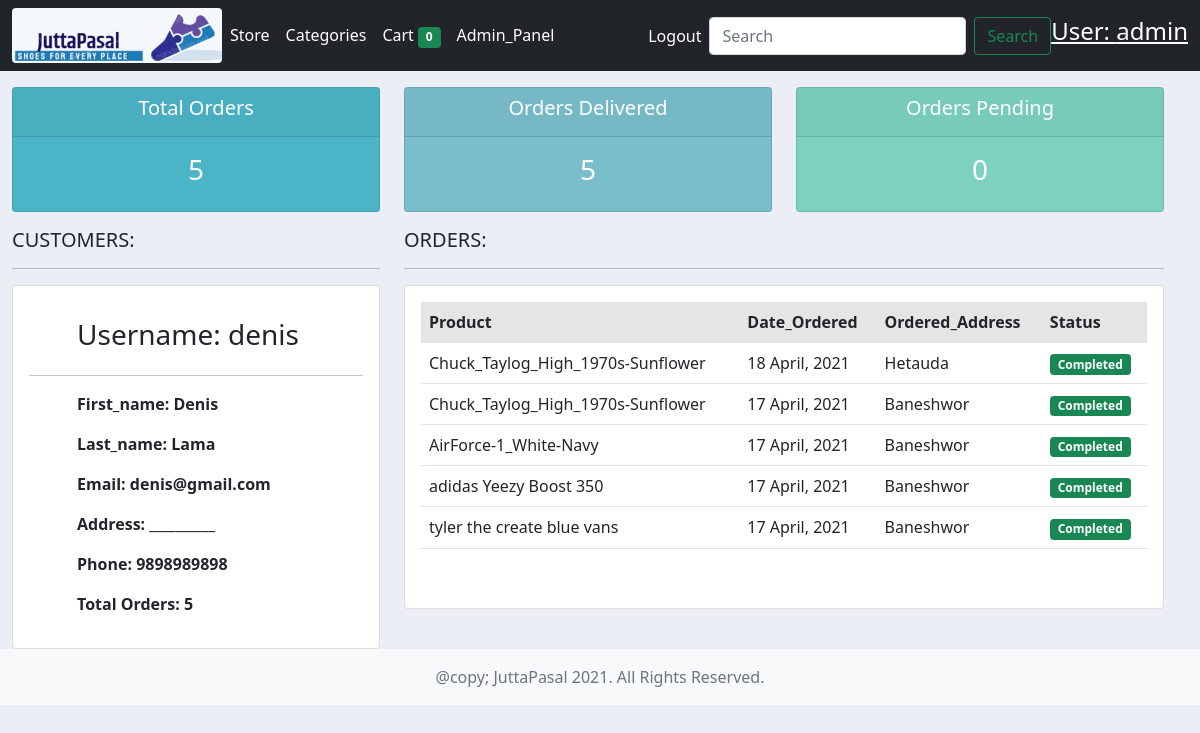
Page /customer-full-detail/2/ (signed in) on the committed database.
### store/models.py (models this page shows, shortened)
class Customer(models.Model):
    user = models.OneToOneField(User, on_delete=models.CASCADE)
    first_name = models.CharField(max_length=50)
    last_name = models.CharField(max_length=50)
    address = models.CharField(max_length=50, null=True, blank=True)
    phone = models.CharField(max_length=10)
    image = models.ImageField(upload_to='uploads/customer/', null=True, blank=True)

class Order(models.Model):
    product = models.ForeignKey(Product, on_delete=models.CASCADE)
    customer = models.ForeignKey(Customer, on_delete=models.CASCADE)
    quantity = models.IntegerField(default=1)
    price = models.IntegerField()
    address = models.CharField(max_length=50, default="", blank=True)
    phone = models.CharField(max_length=10, default="", blank=True)
    date = models.DateTimeField(auto_now_add=True)
    status = models.BooleanField(default=False)

class Product(models.Model):
    STOCK = (
        ("In Stock", "In Stock"),
        ("Out of Stock", "Out of Stock")
    )
    name = models.CharField(max_length=50)
    category = models.ForeignKey(Category, on_delete=models.CASCADE)
    price = models.IntegerField(default=0)
    description = models.CharField(max_length=300, default="", null=True, blank=True)
    image = models.ImageField(upload_to="uploads/products/")
    stock = models.CharField(max_length=20, choices=STOCK)
    qty = models.IntegerField(default=0)
    def __str__(self):
        return self.name

### store/views.py (the view)
# urls.py: path('customer-full-detail/<int:id>/', CustomerFullDetailView.as_view(), name='customerfulldetail'),
class CustomerFullDetailView(View):
    @method_decorator(admin_only_decorators)
    def get(self, request, id):
        customer = Customer.objects.get(id=id)
        orders = customer.order_set.all().order_by("-date")
        total_order = orders.count()
        pending_orders = customer.order_set.filter(status=False).count()
        delivered_orders = customer.order_set.filter(status=True).count()
        context = {
            'customer': customer,
            'orders': orders,
            'total_orders': total_order,
            'pending_orders': pending_orders,
            'delivered_orders': delivered_orders
        }
        return render(request, 'store/admin/customer_full_detail.html', context)

### store/templatetags/check.py (called while the page is built)
@register.filter(name="check_admin")
def check_admin(groups):
    for group in groups:
        if "admin" == group.name:
            return True
    return False

### store/templates/store/admin/customer_full_detail.html (shortened to what this page needs)
{% extends 'base.html'  %}
{% load humanize %}
{% block body %}
{% load cart %}
<div class="container-fluid mt-3">
  <div class="row">
   {% include 'store/status.html' %}
   <br>
   <div class="row">
     <div class="col-md-4">
      <h5>CUSTOMERS:</h5>
      <hr>
      <div class="card card-body ">
        <h3 class="mt-3 mx-5">Username: {{customer.user.username}}</h3>
        <hr>
        <div class="mx-5">
          <p class=""><b>First_name: {% if customer.first_name %} {{customer.first_name}} {% else %}__________{% endif %}</b></p>
          <p class=""><b>Last_name: {% if customer.first_name %} {{customer.last_name}} {% else %}__________{% endif %}</b></p>
          <p class=""><b>Email: {% if customer.user.email %} {{customer.user.email}} {% else %}__________{% endif %}</b></p>
          <p class=""><b>Address: {% if customer.address %} {{customer.address}} {% else %}__________{% endif %}</b></p>
          <p class=""><b>Phone: {% if customer.phone %} {{customer.phone}} {% else %}__________{% endif %}</b></p>
          <p class=""><b>Total Orders: {{total_orders}}</b></p>
        </div>
      </div>
    </div>
    <div class="col-md-8">
      <h5>ORDERS:</h5>
      <hr>
      <div class="card card-body">
       <div class="scrollable">
         <table class="table table-hover">
          <tr class="table-active">
           <th>Product</th>
           <th>Date_Ordered</th>
           <th>Ordered_Address</th>
           <th>Status</th>
         </tr>
         {% for order in orders %}
         <tr>
          <td> {{order.product}} </td>
          <td>{{order.date|date:"j N, Y"}}</td>
          <td>{{order.address}}</td>
          <td>
            {% if order.status %}
            <small class="badge bg-success">Completed</small>
            {% else %}
            <small class="badge bg-warning">Pending</small>
            {% endif %}
          </td>
        </tr>
        {% endfor %}
      </table>
    </div>
  </div>
</div>
</div>
</div>
</div>
{% endblock body %}

### templates/base.html (shortened to what this page needs)
<!doctype html>
{% load static %}
{% load check %}
<html lang="en">
<head>
  <link rel="stylesheet" type="text/css" href="{% static 'css/bootstrap.min.css' %}">
  <link rel="stylesheet" type="text/css" href="{% static 'css/main.css' %}">
</head>
<body>
  <nav class="navbar navbar-expand-lg navbar-dark bg-dark">
    <div class="container-fluid">
      <a href="{% url 'homepage'%}"><img class="rounded" src="{% static 'images/logo2 - Copy.png' %}" id='logo'></a>
      <div class="collapse navbar-collapse" id="navbarSupportedContent">
        <ul class="navbar-nav me-auto mb-2 mb-lg-0">
          <li class="nav-item">
            <a class="nav-link active" aria-current="page" href="{% url 'homepage' %}">Store</a>
          </li>
          <li class="nav-item">
            <a class="nav-link active" href="{% url 'allproduct' %}">Categories</a>
          </li>
          <li class="nav-item">
            <a class="nav-link active" aria-current="page" href="{% url 'cart' %}">
              Cart
              <small class="bg-success badge">{{request.session.cart.keys|length}}</small>
            </a>
          </li>
          {% if request.user.is_authenticated %}
            {% if request.user.groups.all|check_admin %}
            <li class="nav-item">
              <a class="nav-link active" aria-current="page" href="{% url 'adminpanel' %}">Admin_Panel</a>
            </li>
            {% endif %}
          {% endif %}
        </ul>
        <ul class="navbar-nav d-flex">
          {% if request.user.is_authenticated %}
            <li class="nav-item">
              <a class="nav-link active" aria-current="page" href="{% url 'logout' %}">Logout</a>
            </li>
          {% endif %}
          </ul>
          <form class="d-flex" method='GET' action="{% url 'searchproduct' %}">
            <input class="form-control me-2" type="search" name='keyword' placeholder="Search" aria-label="Search">
            <button class="btn btn-outline-success" type="submit">Search</button>
          </form>
          {% if request.user.is_authenticated %}
          <span class="h4 ml-3" style="color:white;"><u>User: {{request.user.username}}</u></span>
          {% endif %}
      </div>
    </div>
  </nav>
    {% block body %}
    {% endblock body %}
        <footer class="container-fluid footer mt-auto py-3 bg-light text-center text-muted"></footer>
</body>
</html>

### static/css/main.css (style rules this page uses)
body { background-color: #ebeff5; }
.scrollable { height: 290px; overflow: scroll; }

### templates/base.html (style rules this page uses)
#logo { height: 55px; width: 210px; }

### rows in the picture
Customer: user.username "denis", first_name "Denis", last_name "Lama", user.email "denis@gmail.com", phone "9898989898"
Order: product "Chuck_Taylog_High_1970s-Sunflower", date "18 April, 2021", address "Hetauda", status "Completed"
Order: product "Chuck_Taylog_High_1970s-Sunflower", date "17 April, 2021", address "Baneshwor", status "Completed"
Order: product "AirForce-1_White-Navy", date "17 April, 2021", address "Baneshwor", status "Completed"
Order: product "adidas Yeezy Boost 350", date "17 April, 2021", address "Baneshwor", status "Completed"
Order: product "tyler the create blue vans", date "17 April, 2021", address "Baneshwor", status "Completed"

### other values in the picture
{{ request.session.cart.keys|length }} "0"
{{ request.user.username }} "admin"
{{ total_orders }} "5"
{{ delivered_orders }} "5"
{{ pending_orders }} "0"
